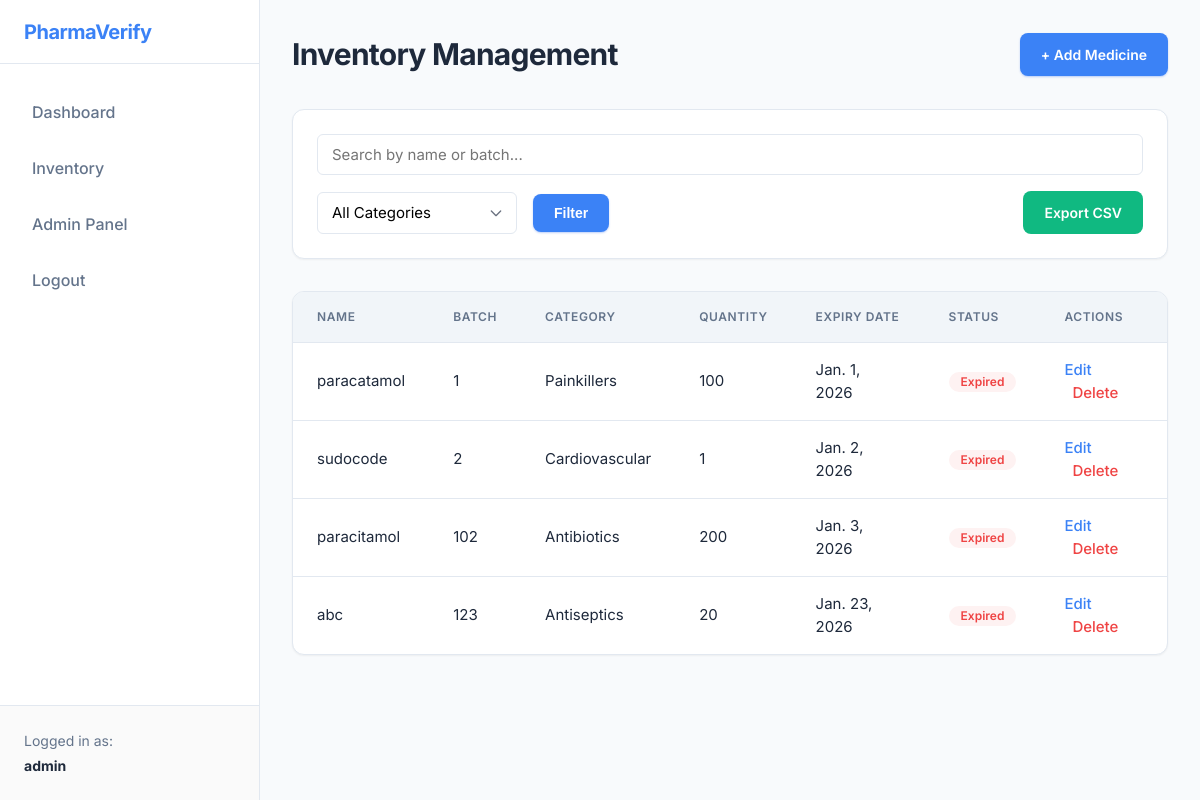
Screenshot of /inventory/medicines/ (signed in) with the database file from the repository.
### accounts/models.py (models this page shows, shortened)
class User(AbstractUser):
    class Role(models.TextChoices):
        ADMIN = "ADMIN", "Admin"
        STAFF = "STAFF", "Staff"
    role = models.CharField(max_length=50, choices=Role.choices, default=Role.STAFF)

### inventory/models.py (models this page shows, shortened)
class Medicine(models.Model):
    name = models.CharField(max_length=200)
    batch_number = models.CharField(max_length=100)
    category = models.ForeignKey(Category, on_delete=models.CASCADE)
    quantity = models.IntegerField()
    expiry_date = models.DateField(db_index=True)
    created_at = models.DateTimeField(auto_now_add=True)
    updated_at = models.DateTimeField(auto_now=True)
    def is_expired(self):
        return self.expiry_date < timezone.now().date()

class Category(models.Model):
    name = models.CharField(max_length=100)
    class Meta:
        verbose_name_plural = "Categories"

### inventory/views.py (the view)
# urls.py: path('medicines/', views.MedicineListView.as_view(), name='medicine_list'),
class MedicineListView(LoginRequiredMixin, ListView):
    model = Medicine
    template_name = 'inventory/medicine_list.html'
    context_object_name = 'medicines'
    def get_queryset(self):
        qs = super().get_queryset()
        query = self.request.GET.get('search')
        cat_id = self.request.GET.get('category')
        if query:
            qs = qs.filter(Q(name__icontains=query) | Q(batch_number__icontains=query))
        if cat_id:
            qs = qs.filter(category_id=cat_id)
        return qs.order_by('expiry_date') # Default sort by expiry
    def get_context_data(self, **kwargs):
        context = super().get_context_data(**kwargs)
        context['categories'] = Category.objects.all()
        return context

### templates/inventory/medicine_list.html (shortened to what this page needs)
{% extends 'base.html' %}
{% block content %}
<div class="page-header">
    <h2>Inventory Management</h2>
    <a href="{% url 'inventory:medicine_add' %}" class="btn btn-primary">+ Add Medicine</a>
</div>
<div class="card mb-4">
    <form method="get" class="filter-bar">
        <input type="text" name="search" placeholder="Search by name or batch..." class="form-control"
            value="{{ request.GET.search|default:'' }}">
        <select name="category" class="form-control w-200">
            <option value="">All Categories</option>
        </select>
        <button type="submit" class="btn btn-primary">Filter</button>
        <div class="justify-end">
            <a href="{% url 'reports:export_inventory' %}" class="btn btn-success">Export CSV</a>
        </div>
    </form>
</div>
<div class="table-container">
    <table>
        <thead>
            <tr>
                <th>Name</th>
                <th>Batch</th>
                <th>Category</th>
                <th>Quantity</th>
                <th>Expiry Date</th>
                <th>Status</th>
                <th>Actions</th>
            </tr>
        </thead>
        <tbody>
            {% for med in medicines %}
            <tr>
                <td>{{ med.name }}</td>
                <td>{{ med.batch_number }}</td>
                <td>{{ med.category.name }}</td>
                <td>{{ med.quantity }}</td>
                <td>{{ med.expiry_date }}</td>
                <td>
                    {% if med.is_expired %}
                    <span class="badge expired">Expired</span>
                    {% elif med.is_near_expiry %}
                    <span class="badge near-expiry">Expiring Soon</span>
                    {% else %}
                    <span class="badge safe">Safe</span>
                    {% endif %}
                </td>
                <td>
                    <a href="{% url 'inventory:medicine_edit' med.pk %}" class="text-primary" style="text-decoration: none; font-weight: 500;">Edit</a>
                    <a href="{% url 'inventory:medicine_delete' med.pk %}"
                        class="text-danger ml-2" style="text-decoration: none; font-weight: 500;">Delete</a>
                </td>
            </tr>
            {% empty %}
            <tr>
                <td colspan="7" style="text-align: center;">No medicines found.</td>
            </tr>
            {% endfor %}
        </tbody>
    </table>
</div>
{% endblock %}

### templates/base.html (shortened to what this page needs)
{% load static %}
<!DOCTYPE html>
<html lang="en">
  <head>
    <link rel="stylesheet" href="{% static 'css/style.css' %}?v=2" />
  </head>
  <body>
    {% if user.is_authenticated %}
    <nav class="sidebar">
      <div class="sidebar-header">PharmaVerify</div>
      <ul class="nav-links">
        <li><a href="{% url 'inventory:dashboard' %}">Dashboard</a></li>
        <li><a href="{% url 'inventory:medicine_list' %}">Inventory</a></li>
        {% if user.is_staff or user.is_superuser %}
        <li><a href="{% url 'inventory:admin_dashboard' %}">Admin Panel</a></li>
        {% endif %}
        <li>
          <a href="#" onclick="document.getElementById('logout-form').submit()"
            >Logout</a
          >
        </li>
      </ul>
      <div class="user-info">
        Logged in as: <strong>{{ user.username }}</strong>
      </div>
    </nav>
    <main class="main-content">{% block content %}{% endblock %}</main>
    {% else %}
    <main class="auth-main">{% block auth_content %}{% endblock %}</main>
    {% endif %}
  </body>
</html>

### rows the page displays
User: username "admin"
Medicine: name "paracatamol", batch_number "1", category.name "Painkillers", quantity "100", expiry_date "Jan. 1, 2026", shows "Expired"
Medicine: name "sudocode", batch_number "2", category.name "Cardiovascular", quantity "1", expiry_date "Jan. 2, 2026", shows "Expired"
Medicine: name "paracitamol", batch_number "102", category.name "Antibiotics", quantity "200", expiry_date "Jan. 3, 2026", shows "Expired"
Medicine: name "abc", batch_number "123", category.name "Antiseptics", quantity "20", expiry_date "Jan. 23, 2026", shows "Expired"
